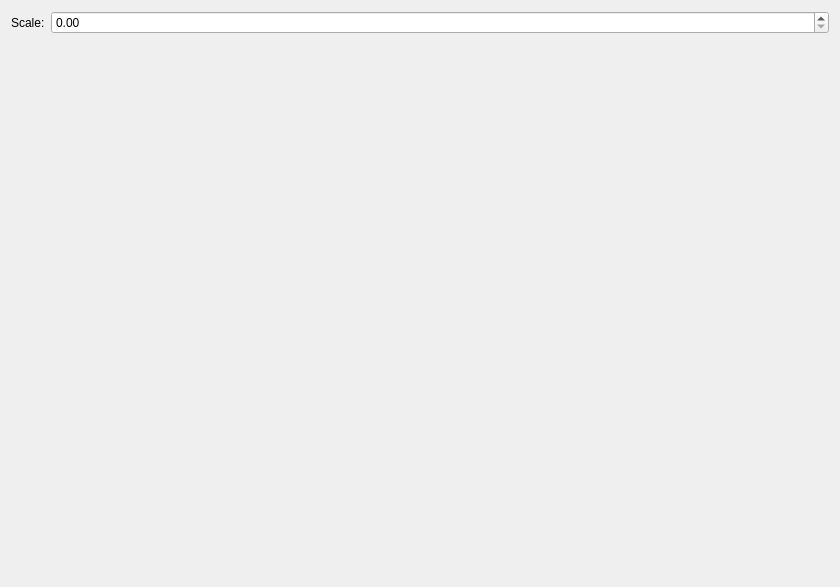
<?xml version="1.0" encoding="UTF-8"?>
<ui version="4.0">
 <class>Form</class>
 <widget class="QWidget" name="Form">
  <property name="geometry">
   <rect>
    <x>0</x>
    <y>0</y>
    <width>840</width>
    <height>587</height>
   </rect>
  </property>
  <property name="windowTitle">
   <string>Form</string>
  </property>
  <layout class="QVBoxLayout" name="verticalLayout">
   <item>
    <widget class="ModelSettingCamera" name="widget" native="true">
     <layout class="QFormLayout" name="formLayout">
      <property name="leftMargin">
       <number>0</number>
      </property>
      <property name="topMargin">
       <number>0</number>
      </property>
      <property name="rightMargin">
       <number>0</number>
      </property>
      <item row="0" column="0">
       <widget class="QLabel" name="label_18">
        <property name="text">
         <string>Scale:</string>
        </property>
       </widget>
      </item>
      <item row="0" column="1">
       <widget class="QDoubleSpinBox" name="doubleSpinBox_11">
        <property name="maximum">
         <double>100.000000000000000</double>
        </property>
        <property name="singleStep">
         <double>0.100000000000000</double>
        </property>
       </widget>
      </item>
      <item row="1" column="0">
       <spacer name="verticalSpacer_5">
        <property name="orientation">
         <enum>Qt::Vertical</enum>
        </property>
        <property name="sizeHint" stdset="0">
         <size>
          <width>20</width>
          <height>40</height>
         </size>
        </property>
       </spacer>
      </item>
     </layout>
    </widget>
   </item>
  </layout>
 </widget>
 <customwidgets>
  <customwidget>
   <class>ModelSettingCamera</class>
   <extends>QWidget</extends>
   <header>ba_trees.gui.project_widget.model_settings.ModelSettingCamera.h</header>
   <container>1</container>
   <slots>
    <signal>modelScaleChanged(double)</signal>
    <slot>setModelScale(double)</slot>
   </slots>
  </customwidget>
 </customwidgets>
 <resources/>
 <connections>
  <connection>
   <sender>doubleSpinBox_11</sender>
   <signal>valueChanged(double)</signal>
   <receiver>widget</receiver>
   <slot>setModelScale(double)</slot>
   <hints>
    <hint type="sourcelabel">
     <x>120</x>
     <y>25</y>
    </hint>
    <hint type="destinationlabel">
     <x>120</x>
     <y>67</y>
    </hint>
   </hints>
  </connection>
  <connection>
   <sender>widget</sender>
   <signal>modelScaleChanged(double)</signal>
   <receiver>doubleSpinBox_11</receiver>
   <slot>setValue(double)</slot>
   <hints>
    <hint type="sourcelabel">
     <x>217</x>
     <y>45</y>
    </hint>
    <hint type="destinationlabel">
     <x>215</x>
     <y>30</y>
    </hint>
   </hints>
  </connection>
 </connections>
</ui>
